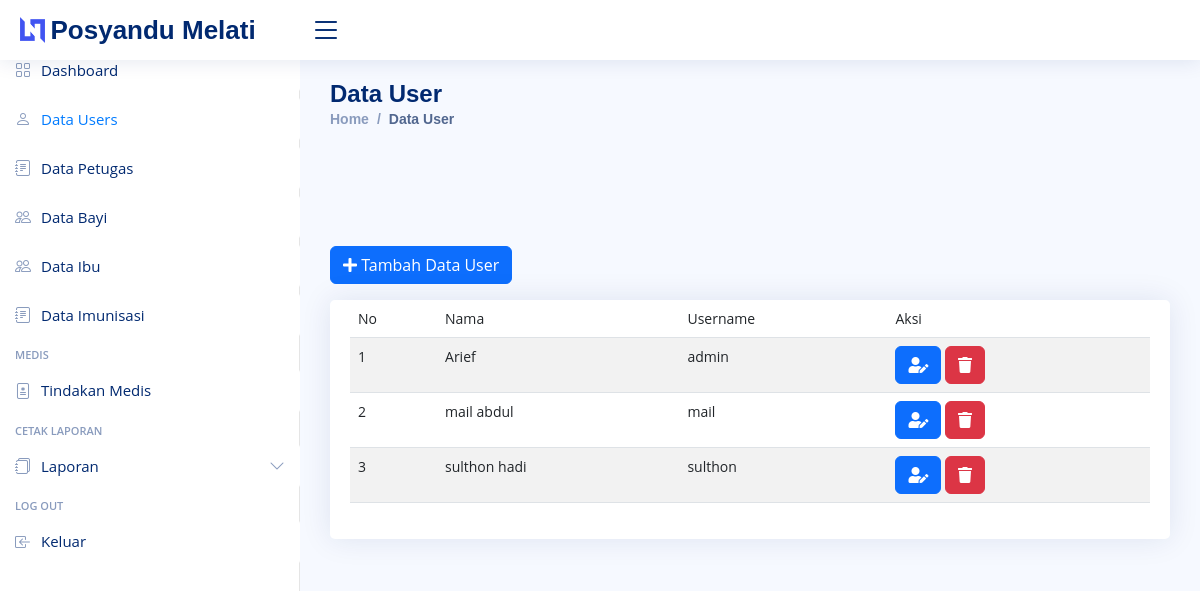
The page /posyandu/index.php/admin/users on the database its author committed.
### tables this page shows
CREATE TABLE `users` (
  `id_user` int(11) NOT NULL,
  `username` varchar(20) NOT NULL,
  `password` varchar(256) NOT NULL,
  `nama_lengkap` varchar(50) NOT NULL
);

### posyandu/application/controllers/admin/Users.php (called while the page is built, shortened)
<?php
class Users extends CI_Controller {
	public function __construct()
	{
		$this->load->model('Users_m');
		$this->load->library('form_validation');
	}
	public function index()
	{
		$data['title'] = 'Data User';
		$data['users'] = $this->Users_m->get('users')->result_array();
		$this->form_validation->set_rules('nama', 'Nama Lengkap', 'required|trim');
		$this->form_validation->set_rules('username', 'Username', 'required|trim');
		$this->form_validation->set_rules('password', 'Password', 'required|trim');
		if($this->form_validation->run() == FALSE) {
			$this->load->view('layout/header', $data);
			$this->load->view('layout/sidebar');
			$this->load->view('admin/users/index');
			$this->load->view('layout/footer');
		}
	}
}

### posyandu/index.php (called while the page is built, shortened)
<?php
require_once BASEPATH.'core/CodeIgniter.php';

### posyandu/application/models/Users_m.php (called while the page is built, shortened)
<?php
class Users_m extends CI_Model {
	public function get($table)
	{
		$this->db->order_by('nama_lengkap', 'ASC');
		return $this->db->get($table);
	}
}

### posyandu/application/views/admin/users/index.php (the view, shortened to what this page needs)
<main id="main" class="main">
    <div class="row mb-2">
        <div class="col-md-6">
            <button type="button" class="btn btn-primary mb-2 tombolTambahUser" data-toggle="modal"
                data-target="#formModalUser">
                <i class="fas fa-plus"></i> Tambah Data User
            </button>
        </div>
    </div>
    <section class="section">
        <div class="card">
            <div class="card-body">
                <div class="row">
                    <div class="col-md">
                        <div class="table-responsive">
                            <table class="table table-striped">
                                <thead>
                                    <tr>
                                        <td>No</td>
                                        <td>Nama</td>
                                        <td>Username</td>
                                        <td>Aksi</td>
                                    </tr>
                                </thead>
                                <tbody>
                                    <?php $no = 1; foreach($users as $u) : ?>
                                    <tr>
                                        <td><?= $no++; ?></td>
                                        <td><?= $u['nama_lengkap']; ?></td>
                                        <td><?= $u['username']; ?></td>
                                        <td>
                                            <button type="button" class="btn btn-primary tombolUbahUser"
                                                data-toggle="modal" data-id="<?= $u['id_user']; ?>"
                                                data-target="#formModalUser">
                                                <i class="fas fa-user-edit"></i>
                                            </button>
                                            <a href="<?= base_url('admin/users/hapus/') . $u['id_user']; ?>"
                                                class="btn btn-danger" onclick="return confirm('Yakin Hapus ?')"><i
                                                    class="fas fa-trash"></i></a>
                                        </td>
                                    </tr>
                                    <?php endforeach; ?>
                                </tbody>
                            </table>
                        </div>
                    </div>
                </div>
            </div>
        </div>
    </section>
</main>

### posyandu/assets/css/dashboard.css (style rules this page uses)
body { font-size: .875rem; }

### posyandu/assets/nice/assets/css/style.css (style rules this page uses)
:root { scroll-behavior: smooth; }
body { font-family: "Open Sans", sans-serif; background: #f6f9ff; color: #444444; }
a { color: #4154f1; text-decoration: none; }
#main { margin-top: 60px; padding: 20px 30px; transition: all 0.3s; }
.card { margin-bottom: 30px; border: none; border-radius: 5px; box-shadow: 0px 0 30px rgba(1, 41, 112, 0.1); }
.card-body { padding: 0 20px 20px 20px; }
@media (min-width: 1200px) { #main, #footer { margin-left: 300px; } }

### rows shown on the page
users: nama_lengkap "Arief", username "admin"
users: nama_lengkap "mail abdul", username "mail"
users: nama_lengkap "sulthon hadi", username "sulthon"

### other values the page prints
$title "Data User"
